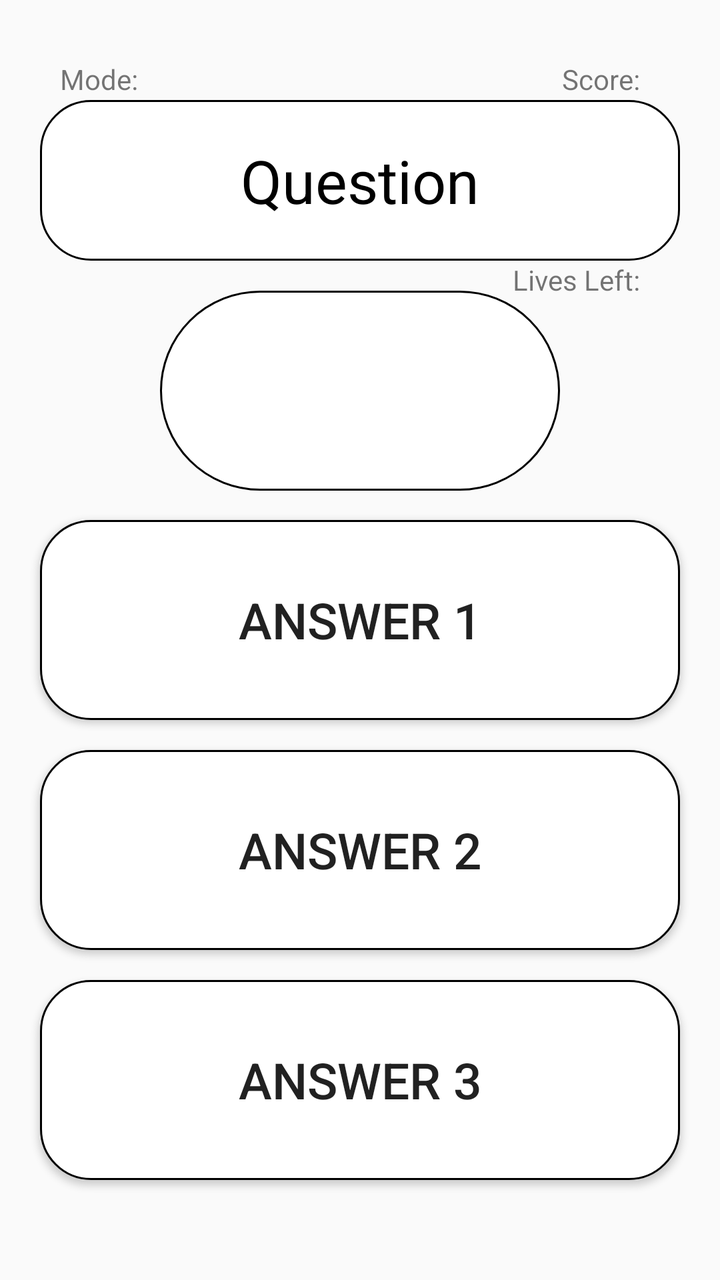
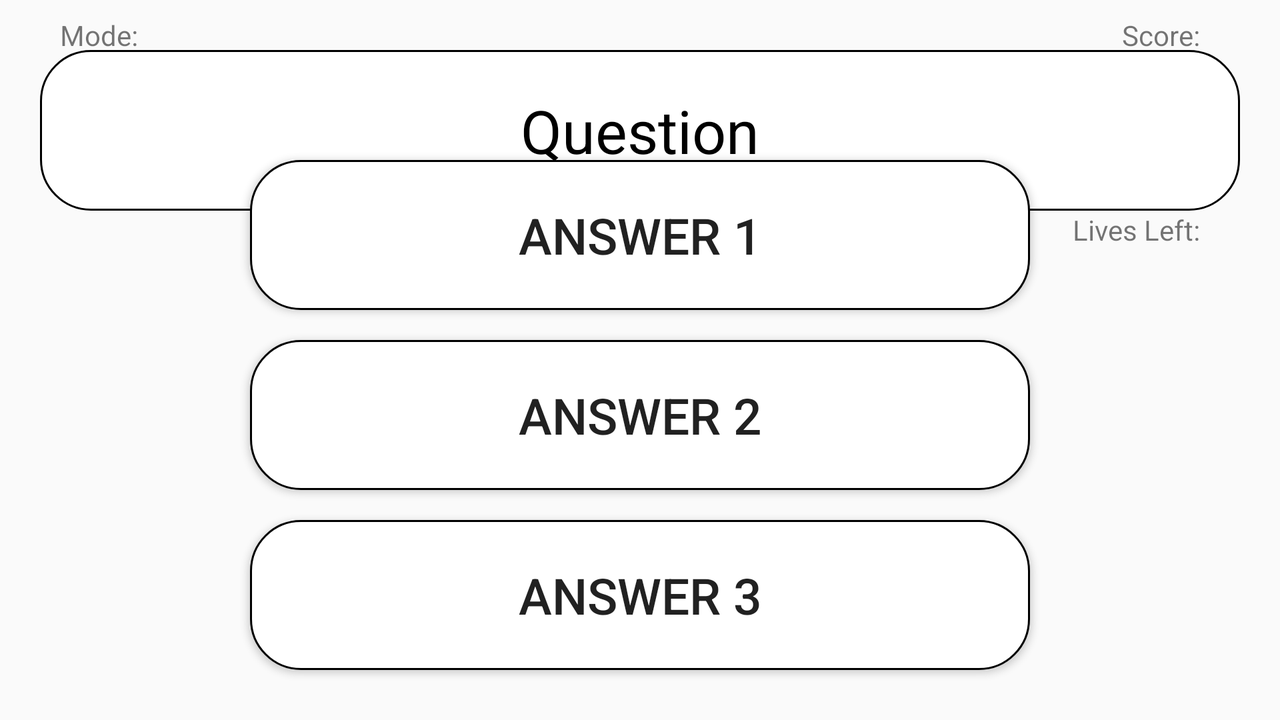

First picture: res/layout/ on a phone held upright. Second picture: the repository's own variant of that layout, on a device whose configuration matches the variant's folder. Source for both follows.
<!-- AndroidManifest.xml: application theme AppTheme -->
<!-- res/layout/activity_play.xml -->
<?xml version="1.0" encoding="utf-8"?>
<LinearLayout
    xmlns:android="http://schemas.android.com/apk/res/android"
    xmlns:app="http://schemas.android.com/apk/res-auto"
    xmlns:tools="http://schemas.android.com/tools"
    android:layout_width="match_parent"
    android:layout_height="match_parent"
    android:orientation="vertical"
    tools:context=".Activities.PlayActivity2">

    <androidx.constraintlayout.widget.ConstraintLayout
        android:id="@+id/layout_categories"
        android:layout_width="match_parent"
        android:layout_height="match_parent"
        android:visibility="visible"
        tools:visibility="gone">

        <TextView
        android:id="@+id/textView2"
        android:layout_width="match_parent"
        android:layout_height="wrap_content"
        android:layout_marginTop="32dp"
        android:padding="16dp"
        android:text="@string/Play_tv_what_do_you_want_to_study"
        android:textAlignment="center"
        android:textColor="@color/black"
        android:textSize="40sp"
        app:layout_constraintEnd_toEndOf="parent"
        app:layout_constraintHorizontal_bias="0.0"
        app:layout_constraintStart_toStartOf="parent"
        app:layout_constraintTop_toTopOf="parent" />


        <Button
            android:id="@+id/btn_play_names"
            android:layout_width="0dp"
            android:layout_height="100dp"
            android:layout_marginStart="40dp"
            android:layout_marginEnd="40dp"
            android:layout_marginTop="8dp"
            android:background="@drawable/background_button_navigation"
            android:text="@string/Play_btn_names"
            android:textSize="40sp"
            app:layout_constraintEnd_toEndOf="parent"
            app:layout_constraintStart_toStartOf="parent"
            app:layout_constraintTop_toBottomOf="@+id/textView2" />

        <Button
            android:id="@+id/btn_play_categories"
            android:layout_width="0dp"
            android:layout_height="100dp"
            android:layout_marginStart="40dp"
            android:layout_marginEnd="40dp"
            android:layout_marginTop="8dp"
            android:background="@drawable/background_button_navigation"
            android:text="@string/Play_btn_categories"
            android:textSize="40sp"
            app:layout_constraintEnd_toEndOf="parent"
            app:layout_constraintStart_toStartOf="parent"
            app:layout_constraintTop_toBottomOf="@+id/btn_play_names" />

        <Button
            android:id="@+id/btn_play_prices"
            android:layout_width="0dp"
            android:layout_height="100dp"
            android:layout_marginStart="40dp"
            android:layout_marginEnd="40dp"
            android:layout_marginTop="8dp"
            android:background="@drawable/background_button_navigation"
            android:text="@string/Play_btn_prices"
            android:textSize="40sp"
            app:layout_constraintEnd_toEndOf="parent"
            app:layout_constraintHorizontal_bias="0.0"
            app:layout_constraintStart_toStartOf="parent"
            app:layout_constraintTop_toBottomOf="@+id/btn_play_categories" />

        <Button
            android:id="@+id/btn_play_all"
            android:layout_width="0dp"
            android:layout_height="100dp"
            android:layout_marginStart="40dp"
            android:layout_marginEnd="40dp"
            android:layout_marginTop="8dp"
            android:background="@drawable/background_button_navigation"
            android:text="@string/Play_btn_all"
            android:textSize="40sp"
            app:layout_constraintEnd_toEndOf="parent"
            app:layout_constraintStart_toStartOf="parent"
            app:layout_constraintTop_toBottomOf="@+id/btn_play_prices" />

        <TextView
            android:id="@+id/textView3"
            android:layout_width="match_parent"
            android:layout_height="wrap_content"
            android:padding="16dp"
            android:layout_marginBottom="16dp"
            android:text="@string/Play_tv_how_many_questions"
            android:textAlignment="center"
            android:textColor="@color/black"
            android:textSize="40sp"
            app:layout_constraintTop_toBottomOf="@+id/btn_play_all" />

        <Button
            android:id="@+id/all"
            android:layout_width="0dp"
            android:layout_height="100dp"
            android:layout_marginStart="40dp"
            android:layout_marginEnd="40dp"
            android:background="@drawable/background_button_navigation_green"
            android:text="@string/Play_btn_all_menu"
            android:textSize="40sp"
            app:layout_constraintEnd_toEndOf="parent"
            app:layout_constraintHorizontal_bias="0.0"
            app:layout_constraintStart_toStartOf="parent"
            app:layout_constraintTop_toBottomOf="@+id/textView3" />


    </androidx.constraintlayout.widget.ConstraintLayout>

    <androidx.constraintlayout.widget.ConstraintLayout
        android:id="@+id/layout_play"
        android:layout_width="match_parent"
        android:layout_height="match_parent"
        android:visibility="visible">

        <TextView
            android:id="@+id/tv_play_question"
            android:layout_width="0dp"
            android:layout_height="wrap_content"
            android:layout_marginStart="20dp"
            android:layout_marginTop="50dp"
            android:layout_marginEnd="20dp"
            android:background="@drawable/background_button_navigation"
            android:padding="20dp"
            android:text="@string/Play_tv_question"
            android:textAlignment="center"
            android:textColor="@color/black"
            android:textSize="30sp"
            app:layout_constraintEnd_toEndOf="parent"
            app:layout_constraintHorizontal_bias="0.0"
            app:layout_constraintStart_toStartOf="parent"
            app:layout_constraintTop_toTopOf="parent" />


        <TextView
            android:id="@+id/tv_timer"
            android:layout_width="200dp"
            android:layout_height="100dp"
            android:background="@drawable/background_timer"
            android:textAlignment="center"
            android:textColor="@color/black"
            android:textSize="50sp"
            android:textStyle="bold"
            app:layout_constraintBottom_toTopOf="@+id/btn_play_answer1"
            app:layout_constraintEnd_toEndOf="parent"
            app:layout_constraintStart_toStartOf="parent"
            app:layout_constraintTop_toBottomOf="@+id/tv_play_question" />

        <Button
            android:id="@+id/btn_play_answer1"
            android:layout_width="0dp"
            android:layout_height="100dp"
            android:layout_marginStart="20dp"
            android:layout_marginEnd="20dp"
            android:layout_marginBottom="15dp"
            android:background="@drawable/background_button_navigation"
            android:text="@string/Play_btn_answer_1"
            android:textSize="25sp"
            app:layout_constraintBottom_toTopOf="@+id/btn_play_answer2"
            app:layout_constraintEnd_toEndOf="parent"
            app:layout_constraintStart_toStartOf="parent" />

        <Button
            android:id="@+id/btn_play_answer2"
            android:layout_width="0dp"
            android:layout_height="100dp"
            android:layout_marginBottom="15dp"
            android:background="@drawable/background_button_navigation"
            android:text="@string/Play_btn_answer_2"
            android:textSize="25sp"
            app:layout_constraintBottom_toTopOf="@+id/btn_play_answer3"
            app:layout_constraintEnd_toEndOf="@+id/btn_play_answer1"
            app:layout_constraintStart_toStartOf="@+id/btn_play_answer1" />

        <Button
            android:id="@+id/btn_play_answer3"
            android:layout_width="0dp"
            android:layout_height="100dp"
            android:layout_marginBottom="50dp"
            android:background="@drawable/background_button_navigation"
            android:text="@string/Play_btn_answer_3"
            android:textSize="25sp"
            app:layout_constraintBottom_toBottomOf="parent"
            app:layout_constraintEnd_toEndOf="@+id/btn_play_answer2"
            app:layout_constraintStart_toStartOf="@+id/btn_play_answer2" />

        <TextView
            android:id="@+id/play_tv_score"
            android:layout_width="wrap_content"
            android:layout_height="wrap_content"
            android:layout_marginTop="30dp"
            android:layout_marginEnd="30dp"
            app:layout_constraintEnd_toEndOf="parent"
            app:layout_constraintTop_toTopOf="parent" />

        <TextView
            android:id="@+id/tv_mode"
            android:layout_width="wrap_content"
            android:layout_height="wrap_content"
            android:layout_marginStart="10dp"
            app:layout_constraintBottom_toBottomOf="@+id/textView20"
            app:layout_constraintStart_toEndOf="@+id/textView20"
            app:layout_constraintTop_toTopOf="@+id/textView20" />

        <TextView
            android:id="@+id/textView"
            android:layout_width="wrap_content"
            android:layout_height="wrap_content"
            android:layout_marginEnd="10dp"
            android:text="@string/Play_tv_score"
            app:layout_constraintBottom_toBottomOf="@+id/play_tv_score"
            app:layout_constraintEnd_toStartOf="@+id/play_tv_score"
            app:layout_constraintTop_toTopOf="@+id/play_tv_score" />

        <TextView
            android:id="@+id/textView20"
            android:layout_width="wrap_content"
            android:layout_height="wrap_content"
            android:layout_marginStart="30dp"
            android:layout_marginTop="30dp"
            android:text="@string/Play_tv_mode"
            app:layout_constraintStart_toStartOf="parent"
            app:layout_constraintTop_toTopOf="parent" />

        <TextView
            android:layout_width="wrap_content"
            android:layout_height="wrap_content"
            android:layout_marginEnd="10dp"
            android:text="@string/Play_tv_lives_left"
            app:layout_constraintBaseline_toBaselineOf="@+id/tv_play_lives"
            app:layout_constraintEnd_toStartOf="@+id/tv_play_lives" />

        <TextView
            android:id="@+id/tv_play_lives"
            android:layout_width="wrap_content"
            android:layout_height="wrap_content"
            app:layout_constraintEnd_toEndOf="@+id/play_tv_score"
            app:layout_constraintTop_toBottomOf="@+id/tv_play_question" />
    </androidx.constraintlayout.widget.ConstraintLayout>
</LinearLayout>
<!-- resources referenced by this layout -->
<resources>
  <color name="black">#000</color>
  <!-- drawable background_button_navigation (drawable) -->
  <?xml version="1.0" encoding="utf-8"?>
  <selector xmlns:android="http://schemas.android.com/apk/res/android">
      <item android:state_pressed="true">
          <shape android:shape="rectangle">
              <corners android:radius="25dp"/>
              <stroke android:width="1dp" android:color="@color/black"/>
              <solid android:color="@color/green"/>
              <padding android:bottom="15dp" android:top="15dp"/>
          </shape>
      </item>
  
      <item>
          <shape android:shape="rectangle">
              <corners android:radius="25dp"/>
              <stroke android:width="1dp" android:color="@color/black"/>
              <solid android:color="@color/white"/>
              <padding android:bottom="15dp" android:top="15dp"/>
          </shape>
      </item>
  </selector>
  <!-- drawable background_button_navigation_green (drawable) -->
  <?xml version="1.0" encoding="utf-8"?>
  <selector xmlns:android="http://schemas.android.com/apk/res/android">
      <item>
          <shape android:shape="rectangle">
              <corners android:radius="25dp"/>
              <stroke android:width="1dp" android:color="@color/black"/>
              <solid android:color="@color/green"/>
              <padding android:bottom="15dp" android:top="15dp"/>
          </shape>
      </item>
  </selector>
  <!-- drawable background_timer (drawable) -->
  <?xml version="1.0" encoding="utf-8"?>
  <selector xmlns:android="http://schemas.android.com/apk/res/android">
      <item>
          <shape android:shape="rectangle">
              <corners android:radius="100dp"/>
              <stroke android:width="1dp" android:color="@color/black"/>
              <solid android:color="@color/white"/>
              <padding android:bottom="15dp" android:top="15dp"/>
          </shape>
      </item>
  </selector>
  <string name="Play_btn_all">All</string>
  <string name="Play_btn_all_menu">All Menu</string>
  <string name="Play_btn_answer_1">Answer 1</string>
  <string name="Play_btn_answer_2">Answer 2</string>
  <string name="Play_btn_answer_3">Answer 3</string>
  <string name="Play_btn_categories">Categories</string>
  <string name="Play_btn_names">Names</string>
  <string name="Play_btn_prices">Prices</string>
  <string name="Play_tv_how_many_questions">How many questions?</string>
  <string name="Play_tv_lives_left">Lives Left:</string>
  <string name="Play_tv_mode">Mode:</string>
  <string name="Play_tv_question">Question</string>
  <string name="Play_tv_score">Score:</string>
  <string name="Play_tv_what_do_you_want_to_study">What do you want to study?</string>
  <style name="AppTheme" parent="Theme.AppCompat.Light.NoActionBar">
          
          <item name="colorPrimary">@color/colorPrimary</item>
          <item name="colorPrimaryDark">@color/black</item>
          <item name="colorAccent">@color/colorAccent</item>
  
      </style>
  <color name="green">#97FF95</color>
  <color name="white">#FFF</color>
  <color name="colorPrimary">#fff</color>
  <color name="colorAccent">#D81B60</color>
</resources>
<!-- res/layout-land/activity_play.xml (the repository's variant of the layout above) -->
<!-- drawn on the phone turned sideways -->
<?xml version="1.0" encoding="utf-8"?>
<LinearLayout
    xmlns:android="http://schemas.android.com/apk/res/android"
    xmlns:app="http://schemas.android.com/apk/res-auto"
    xmlns:tools="http://schemas.android.com/tools"
    android:layout_width="match_parent"
    android:layout_height="match_parent"
    android:orientation="vertical"
    tools:context=".Activities.PlayActivity2">

    <androidx.constraintlayout.widget.ConstraintLayout
        android:id="@+id/layout_categories"
        android:layout_width="match_parent"
        android:layout_height="match_parent"
        android:visibility="visible"
        tools:visibility="gone">

        <TextView
            android:id="@+id/textView2"
            android:layout_width="match_parent"
            android:layout_height="wrap_content"
            android:padding="8dp"
            android:text="@string/Play_tv_what_do_you_want_to_study"
            android:textAlignment="center"
            android:textColor="@color/black"
            android:textSize="30sp"
            app:layout_constraintEnd_toEndOf="parent"
            app:layout_constraintHorizontal_bias="0.0"
            app:layout_constraintStart_toStartOf="parent"
            app:layout_constraintTop_toTopOf="parent" />


        <Button
            android:id="@+id/btn_play_names"
            android:layout_width="0dp"
            android:layout_height="75dp"
            android:layout_marginStart="125dp"
            android:layout_marginEnd="125dp"
            android:background="@drawable/background_button_navigation"
            android:text="@string/Play_btn_names"
            android:textSize="40sp"
            app:layout_constraintEnd_toEndOf="parent"
            app:layout_constraintStart_toStartOf="parent"
            app:layout_constraintTop_toBottomOf="@+id/textView2" />

        <Button
            android:id="@+id/btn_play_categories"
            android:layout_width="0dp"
            android:layout_height="75dp"
            android:layout_marginStart="125dp"
            android:layout_marginEnd="125dp"
            android:layout_marginTop="8dp"
            android:background="@drawable/background_button_navigation"
            android:text="@string/Play_btn_categories"
            android:textSize="40sp"
            app:layout_constraintEnd_toEndOf="parent"
            app:layout_constraintStart_toStartOf="parent"
            app:layout_constraintTop_toBottomOf="@+id/btn_play_names" />

        <Button
            android:id="@+id/btn_play_prices"
            android:layout_width="0dp"
            android:layout_height="75dp"
            android:layout_marginStart="125dp"
            android:layout_marginEnd="125dp"
            android:layout_marginTop="8dp"
            android:background="@drawable/background_button_navigation"
            android:text="@string/Play_btn_prices"
            android:textSize="40sp"
            app:layout_constraintEnd_toEndOf="parent"
            app:layout_constraintStart_toStartOf="parent"
            app:layout_constraintTop_toBottomOf="@+id/btn_play_categories" />

        <Button
            android:id="@+id/btn_play_all"
            android:layout_width="0dp"
            android:layout_height="75dp"
            android:layout_marginTop="8dp"
            android:layout_marginStart="125dp"
            android:layout_marginEnd="125dp"
            android:background="@drawable/background_button_navigation"
            android:text="@string/Play_btn_all"
            android:textSize="40sp"
            app:layout_constraintEnd_toEndOf="parent"
            app:layout_constraintStart_toStartOf="parent"
            app:layout_constraintTop_toBottomOf="@+id/btn_play_prices" />

        <TextView
            android:id="@+id/textView3"
            android:layout_width="match_parent"
            android:layout_height="wrap_content"
            android:padding="8dp"
            android:text="@string/Play_tv_how_many_questions"
            android:textAlignment="center"
            android:textColor="@color/black"
            android:textSize="30sp"
            app:layout_constraintTop_toBottomOf="@+id/btn_play_all" />

        <Button
            android:id="@+id/all"
            android:layout_width="0dp"
            android:layout_height="75dp"
            android:layout_marginStart="125dp"
            android:layout_marginEnd="125dp"
            android:background="@drawable/background_button_navigation_green"
            android:text="@string/Play_btn_all_menu"
            android:textSize="40sp"
            app:layout_constraintEnd_toEndOf="parent"
            app:layout_constraintStart_toStartOf="parent"
            app:layout_constraintTop_toBottomOf="@+id/textView3" />

    </androidx.constraintlayout.widget.ConstraintLayout>

    <androidx.constraintlayout.widget.ConstraintLayout
        android:id="@+id/layout_play"
        android:layout_width="match_parent"
        android:layout_height="match_parent"
        android:visibility="gone"
        tools:visibility="visible">

        <TextView
            android:id="@+id/tv_play_question"
            android:layout_width="0dp"
            android:layout_height="wrap_content"
            android:layout_marginStart="20dp"
            android:layout_marginTop="25dp"
            android:layout_marginEnd="20dp"
            android:background="@drawable/background_button_navigation"
            android:padding="20dp"
            android:text="@string/Play_tv_question"
            android:textAlignment="center"
            android:textColor="@color/black"
            android:textSize="30sp"
            app:layout_constraintEnd_toEndOf="parent"
            app:layout_constraintHorizontal_bias="0.0"
            app:layout_constraintStart_toStartOf="parent"
            app:layout_constraintTop_toTopOf="parent" />


        <TextView
            android:id="@+id/tv_timer"
            android:layout_width="150dp"
            android:layout_height="75dp"
            android:background="@drawable/background_timer"
            android:textAlignment="center"
            android:textColor="@color/black"
            android:textSize="30sp"
            android:textStyle="bold"
            app:layout_constraintBottom_toTopOf="@+id/btn_play_answer1"
            app:layout_constraintEnd_toEndOf="parent"
            app:layout_constraintStart_toStartOf="parent"
            app:layout_constraintTop_toBottomOf="@+id/tv_play_question" />

        <Button
            android:id="@+id/btn_play_answer1"
            android:layout_width="0dp"
            android:layout_height="75dp"
            android:layout_marginStart="125dp"
            android:layout_marginEnd="125dp"
            android:layout_marginBottom="15dp"
            android:background="@drawable/background_button_navigation"
            android:text="@string/Play_btn_answer_1"
            android:textSize="25sp"
            app:layout_constraintBottom_toTopOf="@+id/btn_play_answer2"
            app:layout_constraintEnd_toEndOf="parent"
            app:layout_constraintStart_toStartOf="parent" />

        <Button
            android:id="@+id/btn_play_answer2"
            android:layout_width="0dp"
            android:layout_height="75dp"
            android:layout_marginStart="125dp"
            android:layout_marginEnd="125dp"
            android:layout_marginBottom="15dp"
            android:background="@drawable/background_button_navigation"
            android:text="@string/Play_btn_answer_2"
            android:textSize="25sp"
            app:layout_constraintBottom_toTopOf="@+id/btn_play_answer3"
            app:layout_constraintEnd_toEndOf="parent"
            app:layout_constraintStart_toStartOf="parent" />

        <Button
            android:id="@+id/btn_play_answer3"
            android:layout_width="0dp"
            android:layout_height="75dp"
            android:layout_marginStart="125dp"
            android:layout_marginEnd="125dp"
            android:layout_marginBottom="25dp"
            android:background="@drawable/background_button_navigation"
            android:text="@string/Play_btn_answer_3"
            android:textSize="25sp"
            app:layout_constraintBottom_toBottomOf="parent"
            app:layout_constraintEnd_toEndOf="parent"
            app:layout_constraintStart_toStartOf="parent" />

        <TextView
            android:id="@+id/play_tv_score"
            android:layout_width="wrap_content"
            android:layout_height="wrap_content"
            android:layout_marginTop="8dp"
            android:layout_marginEnd="30dp"
            app:layout_constraintEnd_toEndOf="parent"
            app:layout_constraintTop_toTopOf="parent" />

        <TextView
            android:id="@+id/tv_mode"
            android:layout_width="wrap_content"
            android:layout_height="wrap_content"
            android:layout_marginStart="10dp"
            app:layout_constraintBottom_toBottomOf="@+id/textView20"
            app:layout_constraintStart_toEndOf="@+id/textView20"
            app:layout_constraintTop_toTopOf="@+id/textView20" />

        <TextView
            android:id="@+id/textView"
            android:layout_width="wrap_content"
            android:layout_height="wrap_content"
            android:layout_marginEnd="10dp"
            android:text="@string/Play_tv_score"
            app:layout_constraintBottom_toBottomOf="@+id/play_tv_score"
            app:layout_constraintEnd_toStartOf="@+id/play_tv_score"
            app:layout_constraintTop_toTopOf="@+id/play_tv_score" />

        <TextView
            android:id="@+id/textView20"
            android:layout_width="wrap_content"
            android:layout_height="wrap_content"
            android:layout_marginStart="30dp"
            android:layout_marginTop="8dp"
            android:text="@string/Play_tv_mode"
            app:layout_constraintStart_toStartOf="parent"
            app:layout_constraintTop_toTopOf="parent" />

        <TextView
            android:layout_width="wrap_content"
            android:layout_height="wrap_content"
            android:layout_marginEnd="10dp"
            android:text="@string/Play_tv_lives_left"
            app:layout_constraintBaseline_toBaselineOf="@+id/tv_play_lives"
            app:layout_constraintEnd_toStartOf="@+id/tv_play_lives" />

        <TextView
            android:id="@+id/tv_play_lives"
            android:layout_width="wrap_content"
            android:layout_height="wrap_content"
            app:layout_constraintEnd_toEndOf="@+id/play_tv_score"
            app:layout_constraintTop_toBottomOf="@+id/tv_play_question" />

    </androidx.constraintlayout.widget.ConstraintLayout>
</LinearLayout>
